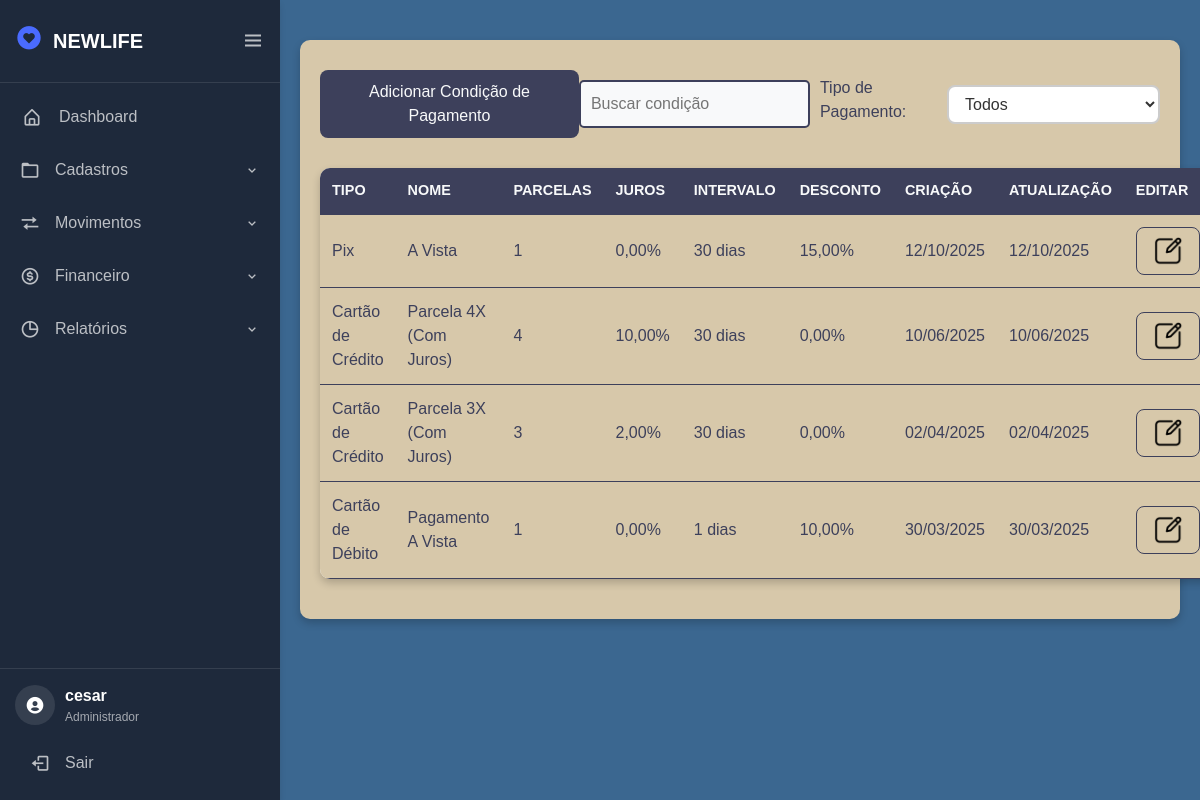
/tela/condicaoPagamento/ (signed in), run on the app's committed database.
### condicaoPagamento/models.py (models this page shows, shortened)
class CondicaoPagamento(models.Model):
    TIPO_PAGAMENTO_CHOICES = [
        ("credito", "Cartão de Crédito"),
        ("debito", "Cartão de Débito"),
        ("pix", "Pix"),
        ("boleto", "Boleto Bancário"),
        ("transferencia", "Transferência Bancária"),
        ("dinheiro", "Dinheiro"),
    ]
    nome = models.CharField(max_length=100, unique=True)
    tipo_pagamento = models.CharField(max_length=20, choices=TIPO_PAGAMENTO_CHOICES)
    parcelas = models.IntegerField(default=1)
    juros = models.DecimalField(max_digits=5, decimal_places=2, default=0.0)
    intervalo_parcelas = models.IntegerField(default=30, help_text="Dias entre parcelas")
    desconto = models.DecimalField(max_digits=5, decimal_places=2, default=0.0)
    ativo = models.BooleanField(default=True)
    data_criacao = models.DateTimeField(auto_now_add=True)
    data_atualizacao = models.DateTimeField(auto_now=True)
    class Meta:
        verbose_name = "Condição de Pagamento"
        verbose_name_plural = "Condições de Pagamento"

### condicaoPagamento/views.py (the view, shortened to what this page needs)
# urls.py: path('', views.condicaoPagamento, name='condicaoPagamento'),
@login_required(login_url="/login/")
def condicaoPagamento(request):
    pagamentos = CondicaoPagamento.objects.all().order_by('-id')
    tipos_pagamento = dict(CondicaoPagamento.TIPO_PAGAMENTO_CHOICES)
    return render(request, 'condicaoPagamento.html', {
        'pagamentos': pagamentos,
        'tipos_pagamento': tipos_pagamento
    })

### condicaoPagamento/templates/condicaoPagamento.html (shortened to what this page needs)
{% extends "tela.html" %}
{% load static %}
{% block 'head' %}
    <link rel="stylesheet" href="{% static 'css/condicaoPagamento.css' %}">
    <link rel="stylesheet" href="https://cdnjs.cloudflare.com/ajax/libs/font-awesome/6.5.2/css/all.min.css">
{% endblock %}
{% block 'dashboard' %}
<div class="container">
    <div class="search-container">
        <button type="button" class="modal-button" id="open_modal_button">Adicionar Condição de Pagamento</button>
        <input type="text" id="search" placeholder="Buscar condição">
        <label id="tp" for="filtro_tipo_pagamento">Tipo de Pagamento:</label>
        <select id="filtro_tipo_pagamento" name="tipo_pagamento">
            <option value="">Todos</option>
        </select>
    </div>
    <table class="tabela_pagamento">
        <thead>
            <tr>
                <th>Tipo</th> <th>Nome</th> <th>Parcelas</th> <th>Juros</th> <th>Intervalo</th> <th>Desconto</th> <th>Criação</th> <th>Atualização</th> <th>Editar</th> <th>Deletar</th>
            </tr>
        </thead>
        <tbody class="corpo_tabela">
            {% for pag in pagamentos %}
            <tr>
                <td>{{ pag.get_tipo_pagamento_display }}</td>
                <td>{{ pag.nome }}</td>
                <td>{{ pag.parcelas }}</td>
                <td>{{ pag.juros }}%</td>
                <td>{{ pag.intervalo_parcelas }} dias</td>
                <td>{{ pag.desconto }}%</td>
                <td>{{ pag.data_criacao|date:"d/m/Y" }}</td>
                <td>{{ pag.data_atualizacao|date:"d/m/Y" }}</td>
                <td>
                    <button type="button" class="edit-button" data-id="{{ pag.id }}" data-tipo="{{ pag.tipo_pagamento }}" data-nome="{{ pag.nome }}" data-parcelas="{{ pag.parcelas }}" data-juros="{{ pag.juros|default:0|floatformat:2 }}" data-intervalo="{{ pag.intervalo_parcelas }}" data-desconto="{{ pag.desconto|default:0|floatformat:2 }}">
                        <img width="30" height="30" src="{% static 'img/Editar.png' %}" alt="Editar">
                    </button>
                </td>
            </tr>
            {% endfor %}
        </tbody>
    </table>
</div>
{% endblock %}

### estoque/templates/tela.html (shortened to what this page needs)
{% load static %}
<!doctype html>
<html lang="pt-BR">
<head>
  <link rel="stylesheet" href="https://cdn.jsdelivr.net/npm/bootstrap@4.6.1/dist/css/bootstrap.min.css">
  <link rel="stylesheet" href="{% static 'css/styletela.css' %}">
  <link rel="stylesheet" href="{% static 'css/general.css' %}">
  <link href="https://cdn.jsdelivr.net/npm/boxicons@latest/css/boxicons.min.css" rel='stylesheet'>
  <link rel="stylesheet" href="https://cdnjs.cloudflare.com/ajax/libs/animate.css/4.1.1/animate.min.css"/>
  {% block 'head' %}{% endblock %}
</head>
<body>
  <div class="sidebar-tech">
    <div class="logo-container">
      <div class="logo-tech">
        <div class="logo-icon"><i class='bx bxs-heart-circle'></i></div>
        <div class="logo-text">NEWLIFE</div>
      </div>
      <i class="bx bx-menu toggle-btn" id="sidebarToggle"></i>
    </div>
    <nav class="nav-tech">
      <ul class="nav-list">
        <li class="nav-item">
          <a href="{% url 'inicial' %}" class="nav-link">
            <i class="bx bx-home-alt"></i>
            <span class="link-text">Dashboard</span>
          </a>
        </li>
        <li class="nav-group">
          <div class="group-header">
            <i class="bx bx-folder"></i>
            <span class="group-title">Cadastros</span>
            <i class="bx bx-chevron-down group-arrow"></i>
          </div>
        </li>
        <li class="nav-group">
          <div class="group-header">
            <i class="bx bx-transfer"></i>
            <span class="group-title">Movimentos</span>
            <i class="bx bx-chevron-down group-arrow"></i>
          </div>
        </li>
        <li class="nav-group">
          <div class="group-header">
            <i class='bx bx-dollar-circle'></i>
            <span class="group-title">Financeiro</span>
            <i class="bx bx-chevron-down group-arrow"></i>
          </div>
        </li>
        <li class="nav-group">
          <div class="group-header">
            <i class="bx bx-pie-chart-alt"></i>
            <span class="group-title">Relatórios</span>
            <i class="bx bx-chevron-down group-arrow"></i>
          </div>
        </li>
      </ul>
    </nav>
    <div class="user-panel">
      <div class="user-info">
        <div class="user-avatar">
          <i class='bx bxs-user-circle'></i>
        </div>
        <div class="user-details">
          <div class="user-name">
            {% if request.user.is_authenticated %}
              {{ request.user.get_full_name|default:request.user.username }}
            {% else %}
              Visitante
            {% endif %}
          </div>
          <div class="user-role">
            {% if request.user.is_superuser %}
              Administrador
            {% elif request.user.is_staff %}
              Funcionário
            {% else %}
              Usuário Comum
            {% endif %}
          </div>
        </div>
      </div>
      <a href="{% url 'logout' %}" class="logout-btn">
        <i class="bx bx-log-out"></i>
        <span>Sair</span>
      </a>
    </div>
  </div>
  <section class="main-content">
    {% block 'dashboard'%}
    {% endblock %}
  </section>
</body>
</html>

### estoque/static/css/styletela.css (style rules this page uses)
:root { --primary-color: #4a6bff; --secondary-color: #6c757d; --success-color: #28a745; --danger-color: #dc3545; --warning-color: #ffc107; --info-color: #17a2b8; --light-color: #f8f9fa; --dark-color: #343a40; --sidebar-bg: #1e293b; --sidebar-width: 280px; --sidebar-collapsed-width: 80px; --transition-speed: 0.3s; --shadow: 0 4px 6px rgba(0, 0, 0, 0.1); --main-color: #d7c8aa; --dark-color: #3d405b; --light-color: #f8f9fa; --contrast-color: #f88863; --differential-color: #3b6790; --background-color: #fff8e3; }
body { background-color: var(--differential-color); }
.sidebar-tech { position: fixed; top: 0; left: 0; height: 100vh; width: var(--sidebar-width); background: var(--sidebar-bg); color: white; transition: all var(--transition-speed) ease; z-index: 1000; display: flex; flex-direction: column; box-shadow: var(--shadow); overflow: visible; }
.logo-container { display: flex; align-items: center; justify-content: space-between; padding: 20px 15px; border-bottom: 1px solid rgba(255, 255, 255, 0.1); }
.logo-tech { display: flex; align-items: center; gap: 10px; }
.logo-icon { font-size: 28px; color: var(--primary-color); }
.logo-text { font-size: 20px; font-weight: 600; white-space: nowrap; transition: opacity var(--transition-speed); }
.toggle-btn { font-size: 24px; cursor: pointer; transition: transform var(--transition-speed); color: rgba(255, 255, 255, 0.7); }
.nav-tech { flex: 1; overflow-y: auto; overflow-x: hidden; padding: 10px 0; }
.nav-list { list-style: none; padding: 0; margin: 0; }
.nav-item, .nav-group { margin-bottom: 5px; }
.nav-link { display: flex; align-items: center; padding: 12px 20px; color: rgba(255, 255, 255, 0.7); text-decoration: none; transition: all var(--transition-speed); position: relative; }
.nav-link::before { content: ''; position: absolute; left: 0; top: 0; height: 100%; width: 3px; background: var(--primary-color); transform: scaleY(0); transition: transform var(--transition-speed); }
.nav-link i { font-size: 20px; margin-right: 15px; min-width: 24px; text-align: center; }
.link-text { white-space: nowrap; transition: opacity var(--transition-speed); }
.nav-group { position: relative; }
.group-header { display: flex; align-items: center; padding: 12px 20px; cursor: pointer; color: rgba(255, 255, 255, 0.7); transition: all var(--transition-speed); }
.group-header i:first-child { font-size: 20px; margin-right: 15px; }
.group-title { flex: 1; white-space: nowrap; transition: opacity var(--transition-speed); }
.group-arrow { transition: transform var(--transition-speed); }
.user-panel { padding: 15px; border-top: 1px solid rgba(255, 255, 255, 0.1); margin-top: auto; }
.user-info { display: flex; align-items: center; margin-bottom: 15px; }
.user-avatar { width: 40px; height: 40px; border-radius: 50%; background: rgba(255, 255, 255, 0.1); display: flex; align-items: center; justify-content: center; margin-right: 10px; font-size: 20px; }
.user-details { flex: 1; overflow: hidden; }
.user-name { font-weight: 600; white-space: nowrap; transition: opacity var(--transition-speed); }
.user-role { font-size: 12px; color: rgba(255, 255, 255, 0.6); white-space: nowrap; transition: opacity var(--transition-speed); }
.logout-btn { display: flex; align-items: center; padding: 10px 15px; color: rgba(255, 255, 255, 0.7); text-decoration: none; border-radius: 5px; transition: all var(--transition-speed); width: 100%; }
.logout-btn i { font-size: 20px; margin-right: 15px; }
.main-content { margin-left: var(--sidebar-width); padding: 20px; min-height: 100vh; transition: margin-left var(--transition-speed); overflow-x: hidden; }
body, html { overflow-x: hidden; }
a { text-decoration: none !important; }

### estoque/static/css/general.css (style rules this page uses)
:root { --main-color: #d7c8aa; --dark-color: #3d405b; --light-color: #f8f9fa; --contrast-color: #f88863; --differential-color: #3b6790; --background-color: #fff8e3; }

### data on the page
CondicaoPagamento: tipo_pagamento "Pix", nome "A Vista", parcelas "1", juros "0,00", intervalo_parcelas "30", desconto "15,00", data_criacao "12/10/2025", data_atualizacao "12/10/2025"
CondicaoPagamento: tipo_pagamento "Cartão de Crédito", nome "Parcela 4X (Com Juros)", parcelas "4", juros "10,00", intervalo_parcelas "30", desconto "0,00", data_criacao "10/06/2025", data_atualizacao "10/06/2025"
CondicaoPagamento: tipo_pagamento "Cartão de Crédito", nome "Parcela 3X (Com Juros)", parcelas "3", juros "2,00", intervalo_parcelas "30", desconto "0,00", data_criacao "02/04/2025", data_atualizacao "02/04/2025"
CondicaoPagamento: tipo_pagamento "Cartão de Débito", nome "Pagamento A Vista", parcelas "1", juros "0,00", intervalo_parcelas "1", desconto "10,00", data_criacao "30/03/2025", data_atualizacao "30/03/2025"

### other printed values
{{ request.user.get_full_name|default:request.user.username }} "cesar"
